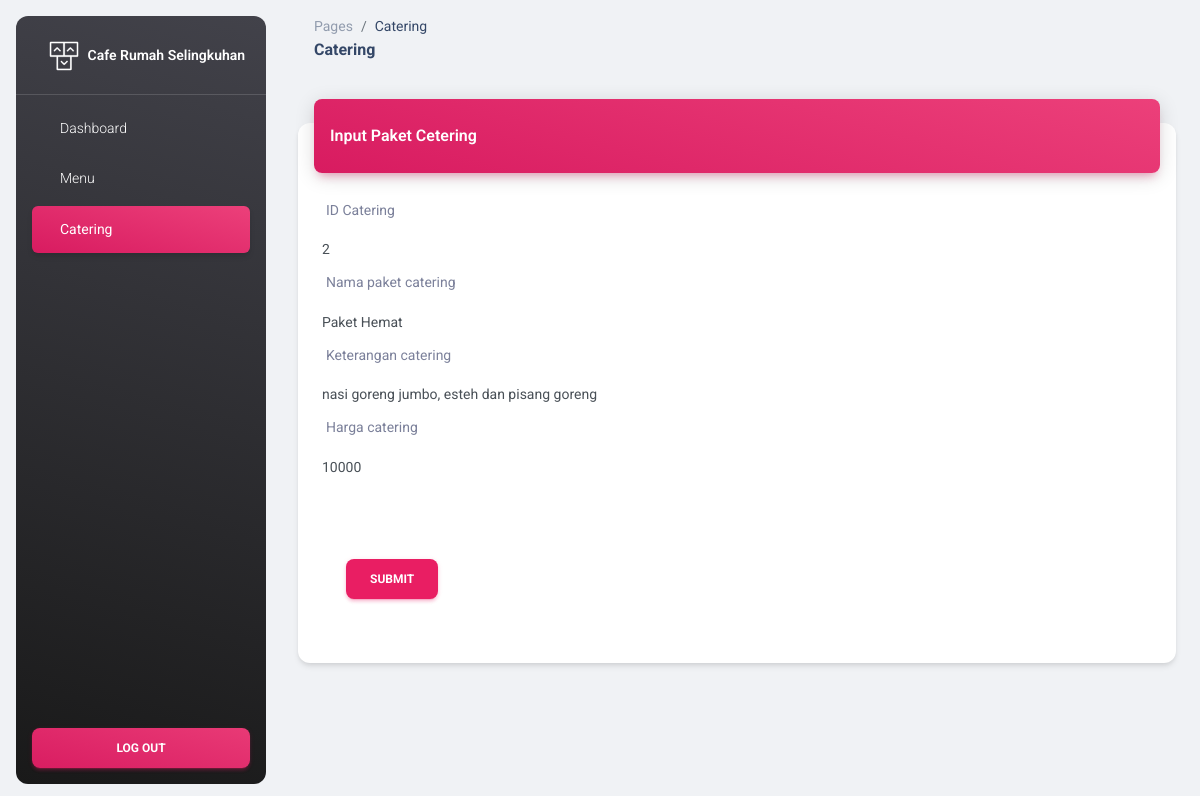
The app's page /admin/editcatering.php?id_catering=2 with its own data.
### tables this page shows
CREATE TABLE `catering` (
  `id_catering` int(10) NOT NULL,
  `nama_paket` varchar(30) NOT NULL,
  `isi` text NOT NULL,
  `harga` int(10) NOT NULL
);

### admin/editcatering.php (the view, shortened to what this page needs)
<!DOCTYPE html>
<html lang="en">
<head>
  <link href="./assets/css/nucleo-icons.css" rel="stylesheet" />
  <link href="./assets/css/nucleo-svg.css" rel="stylesheet" />
  <link id="pagestyle" href="./assets/css/material-dashboard.css?v=3.0.2" rel="stylesheet" />
  <link rel="stylesheet" type="text/css" href="jquery.dataTables.min.css">
</head>
<body class="g-sidenav-show  bg-gray-200">
  <aside class="sidenav navbar navbar-vertical navbar-expand-xs border-0 border-radius-xl my-3 fixed-start ms-3   bg-gradient-dark" id="sidenav-main">
    <div class="sidenav-header">
      <a class="navbar-brand m-0" href=" https://demos.creative-tim.com/material-dashboard/pages/dashboard " target="_blank">
        <img src="./assets/img/logo-ct.png" class="navbar-brand-img h-100" alt="main_logo">
        <span class="ms-1 font-weight-bold text-white">Cafe Rumah Selingkuhan</span>
      </a>
    </div>
    <hr class="horizontal light mt-0 mb-2">
    <div class="collapse navbar-collapse  w-auto  max-height-vh-100" id="sidenav-collapse-main">
      <ul class="navbar-nav">
        <li class="nav-item">
          <a class="nav-link text-white " href="index.php">
            <span class="nav-link-text ms-1">Dashboard</span>
          </a>
        </li>
        <li class="nav-item">
          <a class="nav-link text-white  " href="menu.php">
            <span class="nav-link-text ms-1">Menu</span>
          </a>
        </li>
        <li class="nav-item">
          <a class="nav-link text-white active bg-gradient-primary " href="catering.php">
            <span class="nav-link-text ms-1">Catering</span>
          </a>
        </li>
      </ul>
    </div>
    <div class="sidenav-footer position-absolute w-100 bottom-0 ">
      <div class="mx-3">
        <a class="btn bg-gradient-primary mt-4 w-100"href="../index.php" type="button">Log Out</a>
      </div>
    </div>
  </aside>
  <main class="main-content position-relative max-height-vh-100 h-100 border-radius-lg ">
    <nav class="navbar navbar-main navbar-expand-lg px-0 mx-4 shadow-none border-radius-xl" id="navbarBlur" navbar-scroll="true">
      <div class="container-fluid py-1 px-3">
        <nav aria-label="breadcrumb">
          <ol class="breadcrumb bg-transparent mb-0 pb-0 pt-1 px-0 me-sm-6 me-5">
            <li class="breadcrumb-item text-sm"><a class="opacity-5 text-dark" href="javascript:;">Pages</a></li>
            <li class="breadcrumb-item text-sm text-dark active" aria-current="page">Catering</li>
          </ol>
          <h6 class="font-weight-bolder mb-0">Catering</h6>
        </nav>
      </div>
    </nav>
    <div class="container-fluid py-4">
      <div class="row">
        <div class="col-12">
          <div class="card my-4">
            <div class="card-header p-0 position-relative mt-n4 mx-3 z-index-2">
              <div class="bg-gradient-primary shadow-primary border-radius-lg pt-4 pb-3">
                <h6 class="text-white text-capitalize ps-3">Input paket cetering</h6>
              </div>
            </div>
            <div class="card-body">
            <?php
                $koneksi = new mysqli("localhost", "root", "", "cafe");
                $id = $_GET['id_catering'];
                $data = mysqli_query($koneksi,"select * from catering where id_catering='$id'");
                while($d = mysqli_fetch_array($data)){
            ?>
            <form action="" method="post" enctype="multipart/form-data">
            <div class="form-group">
                    <label>ID Catering</label>
                    <input type="text" class="form-control"  id="id_catering" name="id_catering" value="<?php echo $d ['id_catering'] ?> ">
                  </div>
                  <div class="form-group">
                    <label>Nama paket catering</label>
                    <input type="text" class="form-control"  id="nama_paket" name="nama_paket" value="<?php echo $d ['nama_paket'] ?> ">
                  </div>
                  <div class="form-group">
                    <label> Keterangan catering </label>
                    <input type="text" class="form-control" id="isi" name="isi" value="<?php echo $d ['isi'] ?> ">
                  </div>
                  <div class="form-group">
                    <label> Harga catering </label>
                    <input type="text" class="form-control" id="harga" name="harga" value="<?php echo $d ['harga'] ?> ">
                  </div>
            </div>
            <div class="card-footer">
            <div class="card-footer">
                  <button type="submit" name="simpan" value="simpan" class="btn btn-primary">Submit</button>
            </div>
          </div>
          <?php
                }
	        ?>
        </div>
      </div>
          </div>
  </main>
</body>
</html>

### records on screen
catering: id_catering "2", nama_paket "Paket Hemat", isi "nasi goreng jumbo, esteh dan pisang goreng", harga "10000"
